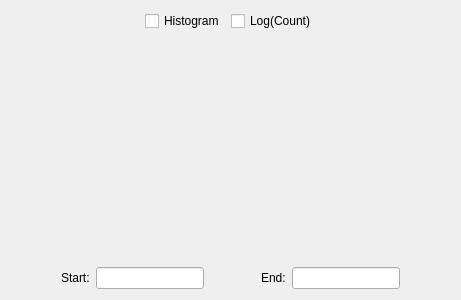
<?xml version="1.0" encoding="UTF-8"?>
<ui version="4.0">
 <class>ThresholdingBinPlotWidgetClass</class>
 <widget class="QWidget" name="ThresholdingBinPlotWidgetClass">
  <property name="geometry">
   <rect>
    <x>0</x>
    <y>0</y>
    <width>461</width>
    <height>300</height>
   </rect>
  </property>
  <property name="windowTitle">
   <string>ThresholdingBinPlotWidget</string>
  </property>
  <layout class="QVBoxLayout" name="verticalLayout">
   <item>
    <layout class="QHBoxLayout" name="horizontalLayout">
     <item>
      <spacer name="horizontalSpacer">
       <property name="orientation">
        <enum>Qt::Horizontal</enum>
       </property>
       <property name="sizeHint" stdset="0">
        <size>
         <width>40</width>
         <height>20</height>
        </size>
       </property>
      </spacer>
     </item>
     <item>
      <widget class="QCheckBox" name="histogramCheckBox">
       <property name="toolTip">
        <string>Checking this box will display a histogram rather than a stick plot of the values.</string>
       </property>
       <property name="text">
        <string>Histogram</string>
       </property>
      </widget>
     </item>
     <item>
      <widget class="QCheckBox" name="logCheckBox">
       <property name="toolTip">
        <string>Checking this box will change the y-axis scale to the logarithm of the counts.</string>
       </property>
       <property name="text">
        <string>Log(Count)</string>
       </property>
      </widget>
     </item>
     <item>
      <spacer name="horizontalSpacer_2">
       <property name="orientation">
        <enum>Qt::Horizontal</enum>
       </property>
       <property name="sizeHint" stdset="0">
        <size>
         <width>40</width>
         <height>20</height>
        </size>
       </property>
      </spacer>
     </item>
    </layout>
   </item>
   <item>
    <widget class="QWidget" name="plotHolder" native="true">
     <property name="sizePolicy">
      <sizepolicy hsizetype="Preferred" vsizetype="MinimumExpanding">
       <horstretch>0</horstretch>
       <verstretch>0</verstretch>
      </sizepolicy>
     </property>
    </widget>
   </item>
   <item>
    <layout class="QHBoxLayout" name="horizontalLayout_4">
     <item>
      <spacer name="horizontalSpacer_4">
       <property name="orientation">
        <enum>Qt::Horizontal</enum>
       </property>
       <property name="sizeHint" stdset="0">
        <size>
         <width>18</width>
         <height>20</height>
        </size>
       </property>
      </spacer>
     </item>
     <item>
      <layout class="QHBoxLayout" name="horizontalLayout_2">
       <item>
        <widget class="QLabel" name="minLabel">
         <property name="text">
          <string>&lt;font color='black'&gt;Start:&lt;/font&gt;</string>
         </property>
        </widget>
       </item>
       <item>
        <widget class="QLineEdit" name="minLineEdit">
         <property name="toolTip">
          <string>Specify the minimum threshold value to include/exclude.</string>
         </property>
        </widget>
       </item>
      </layout>
     </item>
     <item>
      <spacer name="horizontalSpacer_5">
       <property name="orientation">
        <enum>Qt::Horizontal</enum>
       </property>
       <property name="sizeHint" stdset="0">
        <size>
         <width>13</width>
         <height>20</height>
        </size>
       </property>
      </spacer>
     </item>
     <item>
      <layout class="QHBoxLayout" name="horizontalLayout_3">
       <item>
        <widget class="QLabel" name="maxLabel">
         <property name="text">
          <string>&lt;font color='black'&gt;End:&lt;/font&gt;</string>
         </property>
        </widget>
       </item>
       <item>
        <widget class="QLineEdit" name="maxLineEdit">
         <property name="focusPolicy">
          <enum>Qt::StrongFocus</enum>
         </property>
         <property name="toolTip">
          <string>Specify the maximum threshold value to include/exclude.</string>
         </property>
        </widget>
       </item>
      </layout>
     </item>
     <item>
      <spacer name="horizontalSpacer_3">
       <property name="orientation">
        <enum>Qt::Horizontal</enum>
       </property>
       <property name="sizeHint" stdset="0">
        <size>
         <width>40</width>
         <height>20</height>
        </size>
       </property>
      </spacer>
     </item>
    </layout>
   </item>
  </layout>
 </widget>
 <layoutdefault spacing="6" margin="11"/>
 <resources/>
 <connections/>
</ui>
